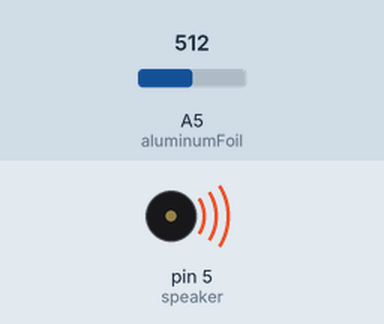
Bench run of a sketch on a simulated Arduino Uno, built with avr-gcc and run on an emulated ATmega328P. Parts: buzzer (waves = sounding). Inputs (shaded band) come from the test bench; at power-on: A5 (aluminumFoil) = 512. What the sketch prints to the serial monitor is not drawn.

Above: at 2.05 s.
At 6.4 s:
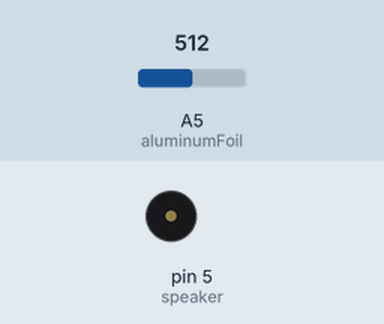
Timing chart, 0 to 9.4 s (numbered marks = the images above):
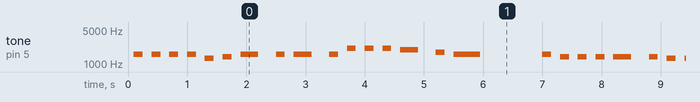

The sketch:

November_Project_Tree.ino
```cpp
int speaker = 5;
int aluminumFoil = A5;
int sensorValue;

//notes
int C = 1046;
int D = 1175;
int E = 1319;
int F = 1397;
int G = 1568;
int A = 1760;
int B = 1976;
int C1 = 2093;

void setup() {

  pinMode(speaker, OUTPUT);
  pinMode(aluminumFoil, INPUT);
  digitalWrite(aluminumFoil, HIGH);  //initializes the sensor
  Serial.begin(9600);    //initialize serial port. 9600 is the Arduino stardard communication speed. Tells lilypad to talk to computer at the speed of 9600 bits per second.
}

void loop() {
  sensorValue = analogRead(aluminumFoil);
  Serial.println(sensorValue);  //send sensorValue to computer
  delay(100);  //delay 1/10 of a second. This keeps the computer from crashing when you use println.
  if (sensorValue>1000)
  {

  }
  else
  {
    song();
  }
}


void MakeNote(int NoteNumber, int duration)
{
  // "stacatto" note, on for 1/2 of duration, off for 1/2 of duration
  tone(speaker, NoteNumber);
  delay(duration/2);
  noTone(speaker);
  delay(duration/2);
}

void MakeRest(int duration)
{
  noTone(speaker);
  delay(duration);
}

void song(int duration)
{
  MakeNote(G, duration);
  MakeNote(G ,duration);
  MakeNote(G, duration);
  MakeNote(G, duration);
  MakeNote(E, duration);
  MakeNote(F, duration);
  MakeNote(G, duration*2);
  MakeNote(G, duration);
  MakeNote(G, duration*2);
  MakeNote(G, duration);
  MakeNote(C1, duration);
  MakeNote(C1, duration);
  MakeNote(C1, duration);
  MakeNote(B, duration*2);
  MakeNote(A, duration);
  MakeNote(G, duration*3);
  MakeRest(duration*2);
  MakeNote(G, duration);
  MakeNote(F, duration);
  MakeNote(F, duration);
  MakeNote(F, duration);
  MakeNote(F, duration*2);
  MakeNote(F, duration);
  MakeNote(E, duration);
  MakeNote(E, duration);
  MakeNote(E, duration);
  MakeNote(E, duration);
  MakeNote(E, duration);
  MakeNote(E, duration);
  MakeNote(D, duration*2);
  MakeNote(D, duration);
  MakeNote(D, duration*2);
  MakeNote(E, duration);
  MakeNote(D, duration*3);
  MakeNote(G, duration);
  MakeRest(duration*2);

}

void song()
{
  int duration = 300; // Change the number here to make the song faster or slower.
  song(duration);
}
```

Measured:
- by itself, tone on pin 5 (speaker): plays 1568 Hz for 0.15 s, 1568 Hz for 0.15 s, 1568 Hz for 0.15 s, 1568 Hz for 0.15 s, 1319 Hz for 0.15 s, 1397 Hz for 0.15 s … (306 notes in this stretch)
